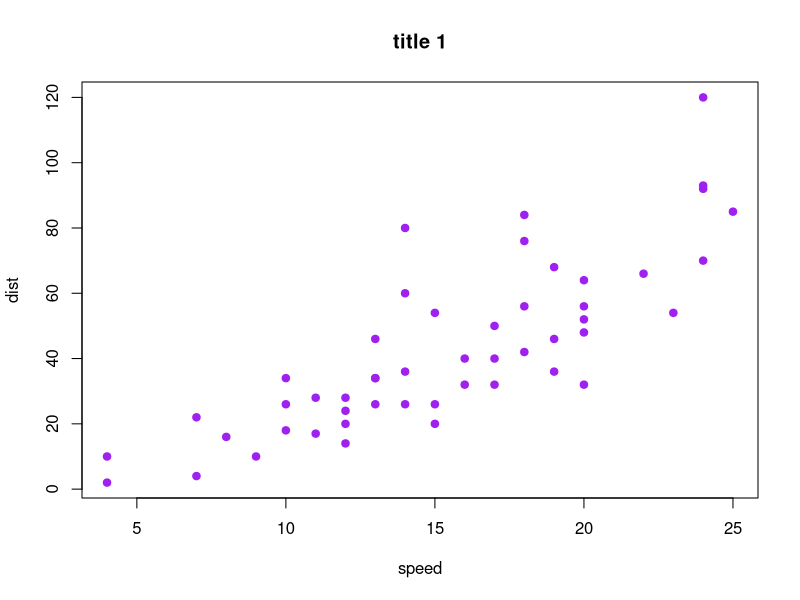

Source code (R):
## ---- chunk 1
plot(cars, col = "purple", pch = 19, main = "title 1")
summary(cars)
